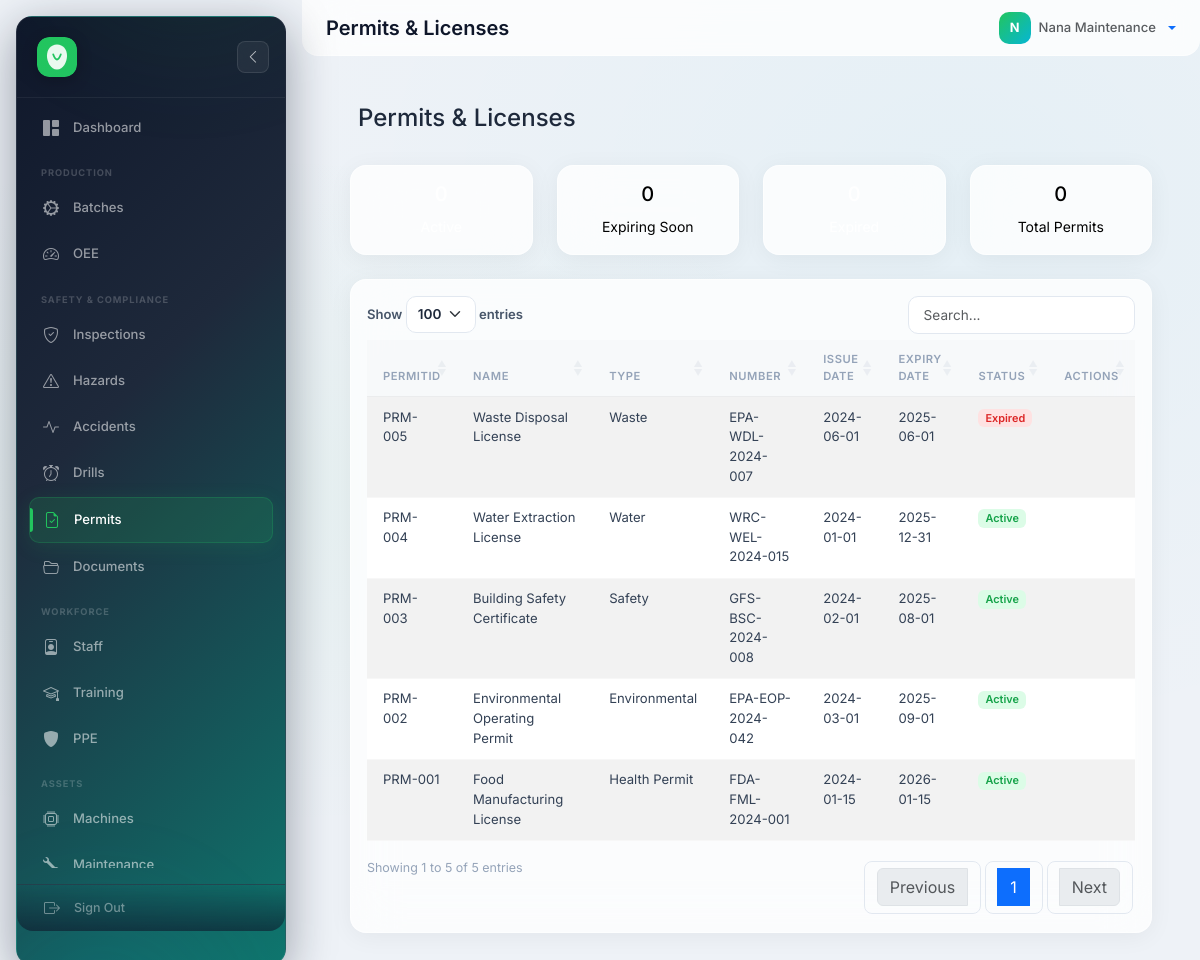
The app's page /?route=permits (signed in) with its own data.
### tables this page shows
CREATE TABLE permits (
    PermitID          VARCHAR(50)    PRIMARY KEY,
    PermitName        VARCHAR(200)   NOT NULL,
    PermitType        VARCHAR(100)   NOT NULL,
    IssuingAuthority  VARCHAR(200)   DEFAULT NULL,
    PermitNumber      VARCHAR(100)   DEFAULT NULL,
    IssueDate         DATE           NOT NULL,
    ExpiryDate        DATE           NOT NULL,
    DocumentPath      VARCHAR(500)   DEFAULT NULL,
    Status            ENUM('Active','Expired','Suspended','Pending Renewal') DEFAULT 'Active',
    Notes             TEXT           DEFAULT NULL,
    created_at        TIMESTAMP      DEFAULT CURRENT_TIMESTAMP,
    INDEX idx_perm_expiry (ExpiryDate),
    INDEX idx_perm_type (PermitType)
);

### backend/controllers/Controller.php (called while the page is built, shortened)
<?php
abstract class Controller
{
    protected string $viewPath;
    protected function render(string $view, array $data = []): void
    {
        extract($data);
        $viewFile = APP_ROOT . '/frontend/views/' . $this->viewPath . '/' . $view . '.php';
        require $viewFile;
        require APP_ROOT . '/frontend/views/layouts/main.php';
    }
}

### backend/controllers/PermitController.php (called while the page is built, shortened)
<?php
class PermitController extends Controller
{
    public function __construct()
    {
        $this->model = new PermitModel();
    }
    public function index()
    {
        $data = [
            'permits' => $this->model->all(),
            'expiringSoon' => $this->model->getExpiringSoon(),
        ];
        $this->render('index', $data);
    }
}

### backend/config/database.php (called while the page is built, shortened)
<?php
function getDb(): PDO {
    static $pdo = null;
    if ($pdo === null) {
        $dsn = 'mysql:host=' . DB_HOST . ';dbname=' . DB_NAME . ';charset=' . DB_CHARSET;
        $options = [
            PDO::ATTR_ERRMODE            => PDO::ERRMODE_EXCEPTION,
            PDO::ATTR_DEFAULT_FETCH_MODE => PDO::FETCH_ASSOC,
            PDO::ATTR_EMULATE_PREPARES   => false,
        ];
         $pdo = new PDO($dsn, DB_USER, DB_PASS, $options);
    }
    return $pdo;
}
function sanitize(mixed $input): string {
    return htmlspecialchars(trim((string)$input), ENT_QUOTES, 'UTF-8');
}

### backend/models/Model.php (called while the page is built, shortened)
<?php
require_once __DIR__ . '/../config/database.php';
abstract class Model
{
    protected PDO $db;
    protected string $table;
    protected string $primaryKey;
    public function __construct()
    {
        $this->db = getDb();
    }
    public function all(): array
    {
        return $this->db->query("SELECT * FROM {$this->table} ORDER BY {$this->primaryKey} DESC")->fetchAll();
    }
    public function query(string $sql, array $params = []): array
    {
        $stmt = $this->db->prepare($sql);
        $stmt->execute($params);
        return $stmt->fetchAll();
    }
}

### frontend/views/permits/index.php (the view, shortened to what this page needs)
<div class="container-fluid">
    <div class="d-flex justify-content-between align-items-center mb-4">
        <h4><i class="fas fa-certificate me-2"></i>Permits & Licenses</h4>
    </div>
    <div class="row mb-4">
        <div class="col-md-3">
            <div class="card text-bg-success">
                <div class="card-body text-center">
                    <h5><?php echo sanitize($activeCount ?? 0); ?></h5>
                    <small>Active</small>
                </div>
            </div>
        </div>
        <div class="col-md-3">
            <div class="card text-bg-warning">
                <div class="card-body text-center">
                    <h5><?php echo sanitize($expiringSoonCount ?? 0); ?></h5>
                    <small>Expiring Soon</small>
                </div>
            </div>
        </div>
        <div class="col-md-3">
            <div class="card text-bg-danger">
                <div class="card-body text-center">
                    <h5><?php echo sanitize($expiredCount ?? 0); ?></h5>
                    <small>Expired</small>
                </div>
            </div>
        </div>
        <div class="col-md-3">
            <div class="card text-bg-info">
                <div class="card-body text-center">
                    <h5><?php echo sanitize($totalCount ?? 0); ?></h5>
                    <small>Total Permits</small>
                </div>
            </div>
        </div>
    </div>
    <div class="card">
        <div class="card-body">
            <table id="dataTable" class="table table-striped table-hover">
                <thead>
                    <tr>
                        <th>PermitID</th>
                        <th>Name</th>
                        <th>Type</th>
                        <th>Number</th>
                        <th>Issue Date</th>
                        <th>Expiry Date</th>
                        <th>Status</th>
                        <th>Actions</th>
                    </tr>
                </thead>
                <tbody>
                    <?php if (!empty($permits)): ?>
                        <?php foreach ($permits as $row): ?>
                            <tr>
                                <td><?php echo sanitize($row['PermitID']); ?></td>
                                <td><?php echo sanitize($row['PermitName']); ?></td>
                                <td><?php echo sanitize($row['PermitType']); ?></td>
                                <td><?php echo sanitize($row['PermitNumber']); ?></td>
                                <td><?php echo sanitize($row['IssueDate']); ?></td>
                                <td><?php echo sanitize($row['ExpiryDate']); ?></td>
                                <td>
                                    <?php
                                    $status = sanitize($row['Status']);
                                    $statusBadge = 'secondary';
                                    if ($status === 'Active') $statusBadge = 'success';
                                    elseif ($status === 'Expiring Soon') $statusBadge = 'warning';
                                    elseif ($status === 'Expired') $statusBadge = 'danger';
                                    ?>
                                    <span class="badge bg-<?php echo $statusBadge; ?>"><?php echo $status; ?></span>
                                </td>
                                <td>
                                </td>
                            </tr>
                        <?php endforeach; ?>
                    <?php endif; ?>
                </tbody>
            </table>
        </div>
    </div>
</div>

### frontend/assets/css/glass.css (style rules this page uses)
:root { --sidebar-width: 270px; --sidebar-collapsed: 85px; --glass-bg: rgba(255,255,255,0.78); --glass-border: rgba(255,255,255,0.5); --glass-shadow: 0 4px 24px rgba(0,0,0,0.05); --glass-blur: blur(24px); --brand: #22c55e; --brand-accent: #06b6d4; --gradient-brand: linear-gradient(135deg, #22c55e 0%, #06b6d4 100%); --gradient-warm: linear-gradient(135deg, #f97316 0%, #ef4444 100%); --gradient-cool: linear-gradient(135deg, #6366f1 0%, #8b5cf6 100%); --gradient-sky: linear-gradient(135deg, #0ea5e9 0%, #2563eb 100%); --gradient-rose: linear-gradient(135deg, #f43f5e 0%, #e11d48 100%); --gradient-amber: linear-gradient(135deg, #f59e0b 0%, #d97706 100%); --gradient-emerald: linear-gradient(135deg, #10b981 0%, #059669 100%); --radius: 16px; --radius-sm: 10px; }
*, *::before, *::after { box-sizing: border-box; }
body { font-family: 'Inter', system-ui, -apple-system, sans-serif !important; background: #eef2f7 !important; background-image: radial-gradient(ellipse at 20% 50%, rgba(34,197,94,0.04) 0%, transparent 50%), radial-gradient(ellipse at 80% 20%, rgba(6,182,212,0.04) 0%, transparent 50%) !important; color: #1e293b; -webkit-font-smoothing: antialiased; }
.container-fluid { padding: 1.5rem !important; animation: fadeUp 0.4s ease; }
.card, .border-0 { background: var(--glass-bg) !important; backdrop-filter: var(--glass-blur) !important; -webkit-backdrop-filter: var(--glass-blur) !important; border: 1px solid var(--glass-border) !important; border-radius: var(--radius) !important; box-shadow: var(--glass-shadow) !important; transition: all 0.25s ease; }
.table { border-collapse: collapse; }
.table th { font-size: 0.7rem !important; font-weight: 600 !important; text-transform: uppercase !important; letter-spacing: 0.05em !important; color: #94a3b8 !important; padding: 0.7rem 1rem !important; border-bottom: 1px solid rgba(0,0,0,0.05) !important; background: rgba(0,0,0,0.01) !important; }
.table td { padding: 0.65rem 1rem !important; font-size: 0.82rem !important; color: #334155 !important; border-bottom: 1px solid rgba(0,0,0,0.03) !important; }
.badge { font-weight: 600 !important; font-size: 0.68rem !important; border-radius: 6px !important; }
.badge.bg-success { background: #dcfce7 !important; color: #16a34a !important; }
.badge.bg-danger { background: #fee2e2 !important; color: #dc2626 !important; }

### records on screen
permits: PermitID "PRM-005", PermitName "Waste Disposal License", PermitType "Waste", PermitNumber "EPA-WDL-2024-007", IssueDate "2024-06-01", ExpiryDate "2025-06-01", Status "Expired"
permits: PermitID "PRM-004", PermitName "Water Extraction License", PermitType "Water", PermitNumber "WRC-WEL-2024-015", IssueDate "2024-01-01", ExpiryDate "2025-12-31", Status "Active"
permits: PermitID "PRM-003", PermitName "Building Safety Certificate", PermitType "Safety", PermitNumber "GFS-BSC-2024-008", IssueDate "2024-02-01", ExpiryDate "2025-08-01", Status "Active"
permits: PermitID "PRM-002", PermitName "Environmental Operating Permit", PermitType "Environmental", PermitNumber "EPA-EOP-2024-042", IssueDate "2024-03-01", ExpiryDate "2025-09-01", Status "Active"
permits: PermitID "PRM-001", PermitName "Food Manufacturing License", PermitType "Health Permit", PermitNumber "FDA-FML-2024-001", IssueDate "2024-01-15", ExpiryDate "2026-01-15", Status "Active"

### other values on screen
$pageTitle "Permits & Licenses"
substr($user['name'] ?? 'U', 0, 1) "N"
$user['name'] "Nana Maintenance"
$expiringSoonCount "0"
$totalCount "0"
